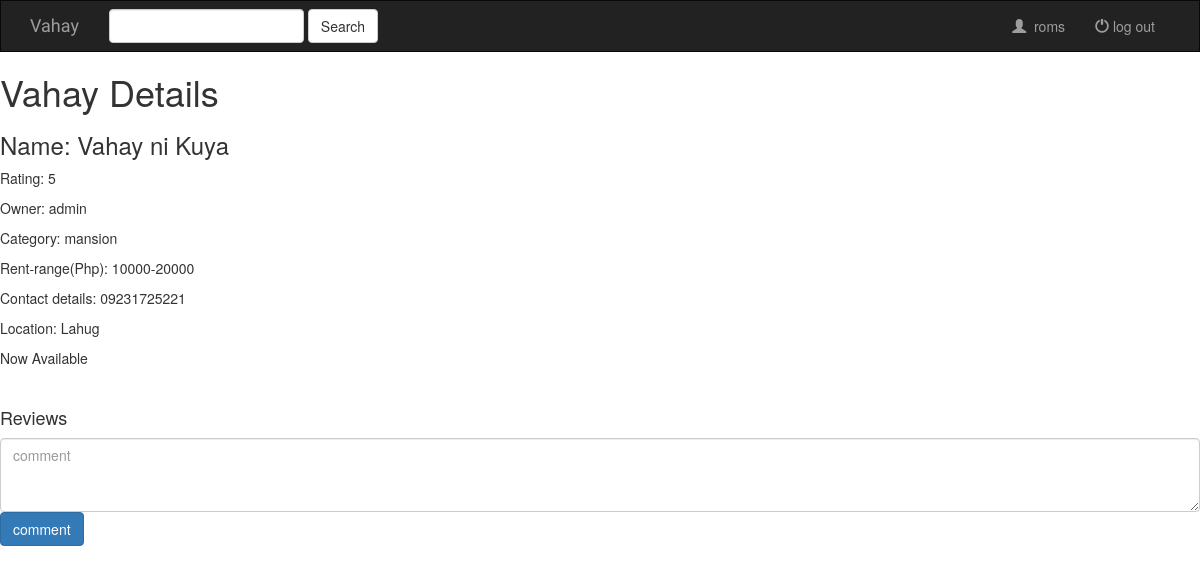
Page /vahay/vahay-details/1/ (signed in) on the earlier database version.
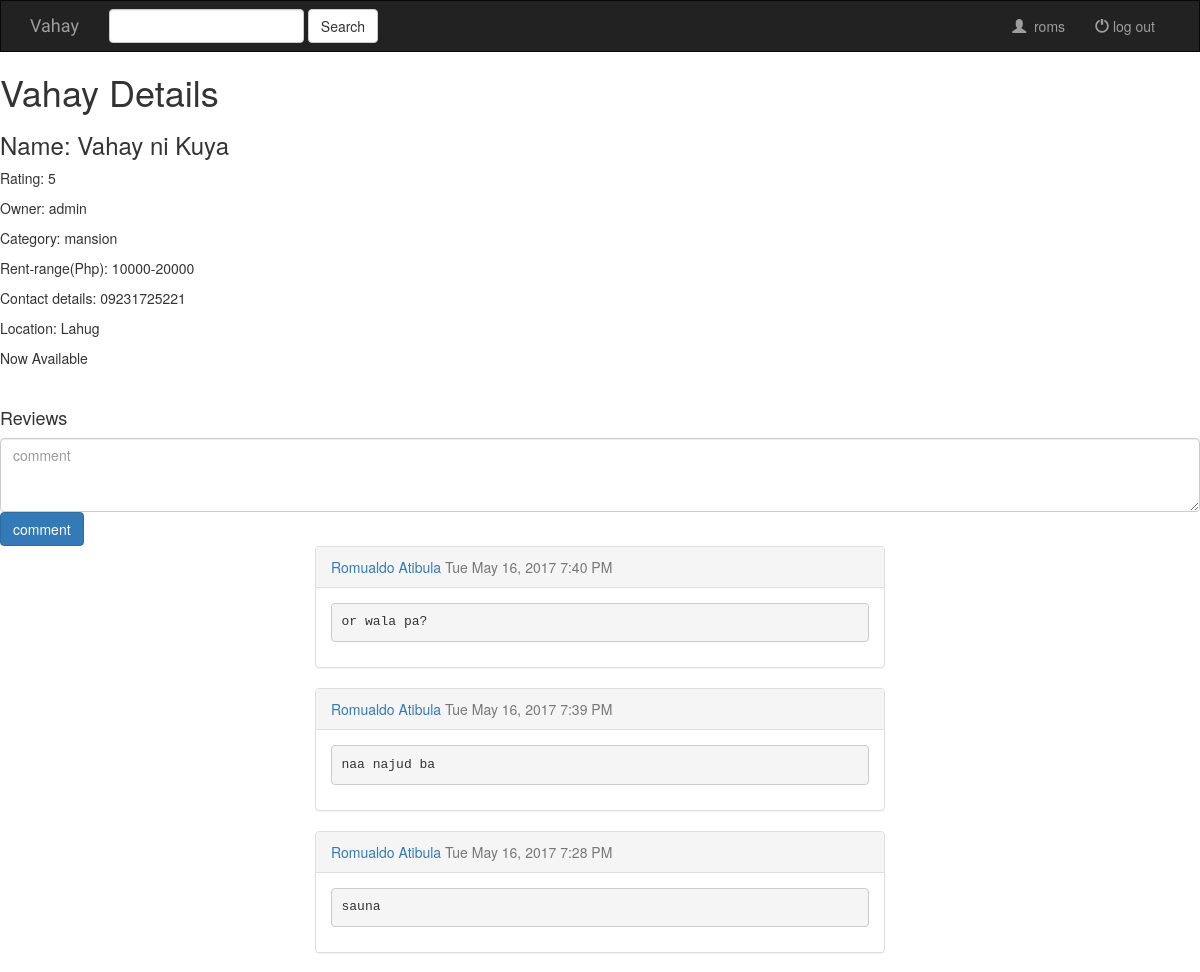
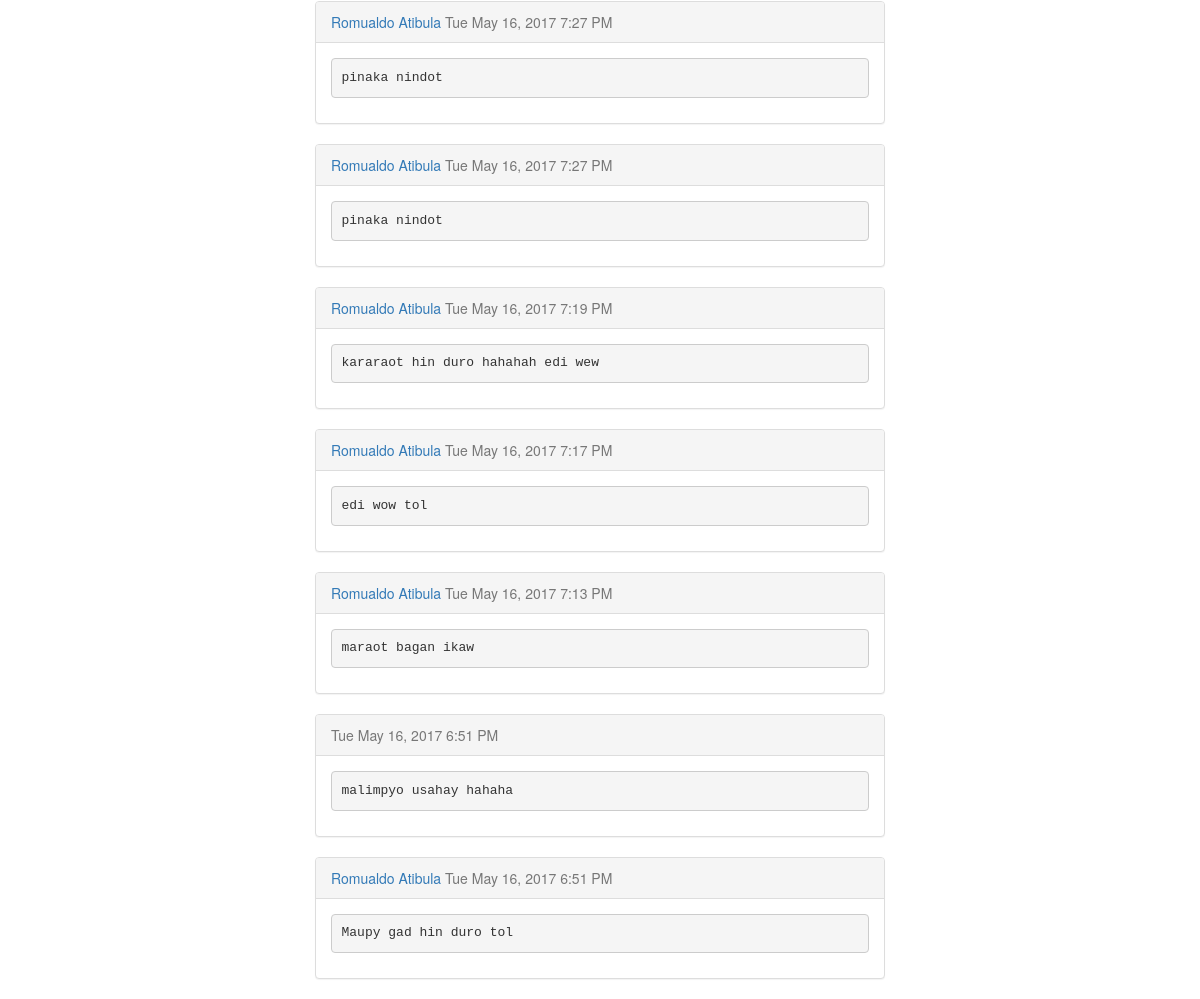
Same page on the later database version (2 pictures, top to bottom).
### vahay/models.py (models this page shows, shortened)
class Review(models.Model):
	user = models.ForeignKey(User, on_delete=models.CASCADE)
	vahay = models.ForeignKey(Vahay, on_delete=models.CASCADE)
	content = models.CharField(max_length=500)
	when_created = models.DateTimeField(auto_now_add=True)

### vahay/views.py (the view)
# urls.py: url(r'^vahay-details/(?P<pk>\d+)/$', views.vahay_details, name='vahay_details'),
def vahay_details(request, pk):
	if not request.user.is_authenticated:
		return redirect('/')
	vahay = get_object_or_404(Vahay, pk=pk)
	reviews = Review.objects.filter(vahay=vahay).order_by('-when_created')
	context={
		'vahay': vahay,
		'reviews': reviews
	}
	return render(request, 'vahay/vahayDetails.html', context=context)

### vahay/models.py (called while the page is built)
	def isAvailable(self):
		if self.available == 1:
			return True
		else:
			return False

### vahay/templates/vahay/vahayDetails.html (shortened to what this page needs)
{% extends 'base.html' %}
{% block body %}
	<h1>Vahay Details</h1>
	<h3>Name: {{ vahay.name }}</h3>
	<p>Rating: {{ vahay.rating }}</p>
	<p>Owner: {{ vahay.owner }}</p>
	<p>Category: {{ vahay.category }}</p>
	<p>Rent-range(Php): {{ vahay.rent_range }}</p>
	<p>Contact details: {{ vahay.contact_details }}</p>
	<p>Location: {{ vahay.location }}</p>
	{% if vahay.isAvailable %}
		<p>Now Available</p>
	{% else %}
		<p>Not Available</p>
	{% endif %}
	<br><h4>Reviews</h4>
	<form action="{% url 'vahay:add_comment' vahay.pk %}" method="POST">
        <textarea name="content" id="" cols="10" rows="3" class="form-control" placeholder="comment"></textarea>
        <button class="btn btn-primary tweet-btn">comment</button>
	</form>
	<div class="col-md-6 col-md-offset-3">
        {% for review in reviews %}
            <div class="panel panel-default">
                <div class="panel-heading">
                    <a href="{% url 'profile' user.username %}">{{ review.user.get_full_name }}</a>
                    <span class="text-muted">{{ review.when_created|date:'D M d, Y f A' }}</span>
                </div>
                <div class="panel-body">
                    <pre>{{ review.content }}</pre>
                </div>
            </div>
        {% endfor %}
    </div>
{% endblock %}

Differences in the rows shown:
added Review: user.get_full_name "Romualdo Atibula", when_created "Tue May 16, 2017 7:40 PM", content "or wala pa?"
added Review: user.get_full_name "Romualdo Atibula", when_created "Tue May 16, 2017 7:39 PM", content "naa najud ba"
added Review: user.get_full_name "Romualdo Atibula", when_created "Tue May 16, 2017 7:28 PM", content "sauna"
added Review: user.get_full_name "Romualdo Atibula", when_created "Tue May 16, 2017 7:27 PM", content "pinaka nindot"
added Review: user.get_full_name "Romualdo Atibula", when_created "Tue May 16, 2017 7:27 PM", content "pinaka nindot"
added Review: user.get_full_name "Romualdo Atibula", when_created "Tue May 16, 2017 7:19 PM", content "kararaot hin duro hahahah edi wew"
added Review: user.get_full_name "Romualdo Atibula", when_created "Tue May 16, 2017 7:17 PM", content "edi wow tol"
added Review: user.get_full_name "Romualdo Atibula", when_created "Tue May 16, 2017 7:13 PM", content "maraot bagan ikaw"
added Review: when_created "Tue May 16, 2017 6:51 PM", content "malimpyo usahay hahaha"
added Review: user.get_full_name "Romualdo Atibula", when_created "Tue May 16, 2017 6:51 PM", content "Maupy gad hin duro tol"
